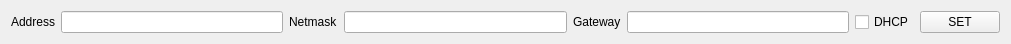
     <widget class="QWidget" name="layoutWidget">
      <property name="geometry">
       <rect>
        <x>10</x>
        <y>20</y>
        <width>1011</width>
        <height>29</height>
       </rect>
      </property>
      <layout class="QHBoxLayout" name="horizontalLayout_3">
       <item>
        <widget class="QLabel" name="label_address">
         <property name="text">
          <string>Address</string>
         </property>
        </widget>
       </item>
       <item>
        <widget class="QLineEdit" name="lineEdit_address"/>
       </item>
       <item>
        <widget class="QLabel" name="label_netmask">
         <property name="text">
          <string>Netmask</string>
         </property>
        </widget>
       </item>
       <item>
        <widget class="QLineEdit" name="lineEdit_netmask"/>
       </item>
       <item>
        <widget class="QLabel" name="label_gateway">
         <property name="text">
          <string>Gateway</string>
         </property>
        </widget>
       </item>
       <item>
        <widget class="QLineEdit" name="lineEdit_gateway"/>
       </item>
       <item>
        <widget class="QCheckBox" name="checkBox_dhcp">
         <property name="text">
          <string>DHCP</string>
         </property>
        </widget>
       </item>
       <item>
        <widget class="QPushButton" name="pushButton_set_network_settings">
         <property name="text">
          <string>SET</string>
         </property>
        </widget>
       </item>
      </layout>
     </widget>
